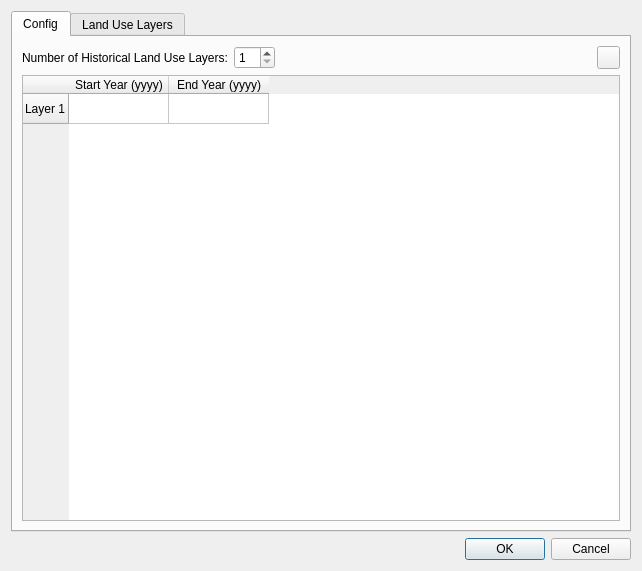
<?xml version="1.0" encoding="UTF-8"?>
<ui version="4.0">
 <class>Dialog</class>
 <widget class="QDialog" name="Dialog">
  <property name="geometry">
   <rect>
    <x>0</x>
    <y>0</y>
    <width>642</width>
    <height>571</height>
   </rect>
  </property>
  <property name="windowTitle">
   <string>Dialog</string>
  </property>
  <layout class="QVBoxLayout" name="verticalLayout">
   <item>
    <widget class="QTabWidget" name="tabWidget_historicalLandUseInput">
     <property name="currentIndex">
      <number>0</number>
     </property>
     <widget class="QWidget" name="tab_config">
      <attribute name="title">
       <string>Config</string>
      </attribute>
      <layout class="QVBoxLayout" name="verticalLayout_2">
       <item>
        <layout class="QHBoxLayout" name="horizontalLayout_nHorizons">
         <item>
          <widget class="QLabel" name="label_nLandUseLayers">
           <property name="text">
            <string>Number of Historical Land Use Layers:</string>
           </property>
          </widget>
         </item>
         <item>
          <widget class="QSpinBox" name="spinBox_nLandUseLayers">
           <property name="minimum">
            <number>1</number>
           </property>
          </widget>
         </item>
         <item>
          <spacer name="horizontalSpacer_nHorizons">
           <property name="orientation">
            <enum>Qt::Horizontal</enum>
           </property>
           <property name="sizeHint" stdset="0">
            <size>
             <width>40</width>
             <height>20</height>
            </size>
           </property>
          </spacer>
         </item>
         <item>
          <widget class="QPushButton" name="pushButton_addLandUseInputWidgets">
           <property name="minimumSize">
            <size>
             <width>23</width>
             <height>23</height>
            </size>
           </property>
           <property name="maximumSize">
            <size>
             <width>23</width>
             <height>16777215</height>
            </size>
           </property>
           <property name="toolTip">
            <string>Execute All Morphology</string>
           </property>
           <property name="autoFillBackground">
            <bool>false</bool>
           </property>
           <property name="styleSheet">
            <string notr="true">    QPushButton {
        text-align: left;
    }</string>
           </property>
           <property name="text">
            <string/>
           </property>
           <property name="icon">
            <iconset resource="resources.qrc">
             <normaloff>:/plugins/src/mhm_qgis/Resources/run.png</normaloff>:/plugins/src/mhm_qgis/Resources/run.png</iconset>
           </property>
          </widget>
         </item>
        </layout>
       </item>
       <item>
        <widget class="QTableWidget" name="tableWidget_landUseTimeInputs">
         <row>
          <property name="text">
           <string>Layer 1</string>
          </property>
         </row>
         <column>
          <property name="text">
           <string>Start Year (yyyy)</string>
          </property>
         </column>
         <column>
          <property name="text">
           <string>End Year (yyyy)</string>
          </property>
         </column>
        </widget>
       </item>
      </layout>
     </widget>
     <widget class="QWidget" name="tab_historicalLandUseInput">
      <attribute name="title">
       <string>Land Use Layers</string>
      </attribute>
      <layout class="QVBoxLayout" name="verticalLayout_3">
       <item>
        <widget class="QLabel" name="label_landUseDescription">
         <property name="text">
          <string>Select Land Use layers for different time period:</string>
         </property>
        </widget>
       </item>
       <item>
        <widget class="QScrollArea" name="scrollArea_multiLandUseLayersHost">
         <property name="widgetResizable">
          <bool>true</bool>
         </property>
         <widget class="QWidget" name="scrollAreaWidgetContents">
          <property name="geometry">
           <rect>
            <x>0</x>
            <y>0</y>
            <width>600</width>
            <height>337</height>
           </rect>
          </property>
          <layout class="QVBoxLayout" name="verticalLayout_4">
           <item>
            <layout class="QHBoxLayout" name="horizontalLayout_inputLandUseLayer1" stretch="2,1,2,6,1">
             <item>
              <widget class="QLabel" name="label_startingYearLayer1">
               <property name="text">
                <string/>
               </property>
              </widget>
             </item>
             <item>
              <widget class="QLabel" name="label_toLayer1">
               <property name="text">
                <string>to</string>
               </property>
              </widget>
             </item>
             <item>
              <widget class="QLabel" name="label_endingYearLayer1">
               <property name="text">
                <string/>
               </property>
              </widget>
             </item>
             <item>
              <widget class="QComboBox" name="comboBox_inputLandUseLayer1"/>
             </item>
             <item>
              <widget class="QPushButton" name="pushButton_browseLandUseLayer1">
               <property name="maximumSize">
                <size>
                 <width>40</width>
                 <height>16777215</height>
                </size>
               </property>
               <property name="toolTip">
                <string>Select Project Folder</string>
               </property>
               <property name="text">
                <string>...</string>
               </property>
              </widget>
             </item>
            </layout>
           </item>
           <item>
            <spacer name="verticalSpacer">
             <property name="orientation">
              <enum>Qt::Vertical</enum>
             </property>
             <property name="sizeHint" stdset="0">
              <size>
               <width>20</width>
               <height>40</height>
              </size>
             </property>
            </spacer>
           </item>
          </layout>
         </widget>
        </widget>
       </item>
       <item>
        <layout class="QHBoxLayout" name="horizontalLayout_lookupTable" stretch="1,2,0">
         <property name="topMargin">
          <number>0</number>
         </property>
         <item>
          <widget class="QLabel" name="label_lookupTable">
           <property name="text">
            <string>Lookup Table:</string>
           </property>
          </widget>
         </item>
         <item>
          <widget class="QComboBox" name="comboBox_lookupTableInput"/>
         </item>
         <item>
          <widget class="QPushButton" name="pushButton_browsecLookupTable">
           <property name="maximumSize">
            <size>
             <width>40</width>
             <height>16777215</height>
            </size>
           </property>
           <property name="toolTip">
            <string>Select Project Folder</string>
           </property>
           <property name="text">
            <string>...</string>
           </property>
          </widget>
         </item>
        </layout>
       </item>
       <item>
        <layout class="QHBoxLayout" name="horizontalLayout_mappingField" stretch="1,2">
         <property name="topMargin">
          <number>0</number>
         </property>
         <item>
          <widget class="QLabel" name="label_mappingField">
           <property name="text">
            <string>Mapping Field:</string>
           </property>
          </widget>
         </item>
         <item>
          <widget class="QComboBox" name="comboBox_mappingFieldInput"/>
         </item>
        </layout>
       </item>
       <item>
        <layout class="QHBoxLayout" name="horizontalLayout_classField" stretch="1,2">
         <property name="topMargin">
          <number>0</number>
         </property>
         <item>
          <widget class="QLabel" name="label_classField">
           <property name="text">
            <string>Class Field:</string>
           </property>
          </widget>
         </item>
         <item>
          <widget class="QComboBox" name="comboBox_classFieldInput"/>
         </item>
        </layout>
       </item>
      </layout>
     </widget>
    </widget>
   </item>
   <item>
    <widget class="QDialogButtonBox" name="buttonBox">
     <property name="orientation">
      <enum>Qt::Horizontal</enum>
     </property>
     <property name="standardButtons">
      <set>QDialogButtonBox::Cancel|QDialogButtonBox::Ok</set>
     </property>
    </widget>
   </item>
  </layout>
 </widget>
 <resources>
  <include location="resources.qrc"/>
 </resources>
 <connections>
  <connection>
   <sender>buttonBox</sender>
   <signal>accepted()</signal>
   <receiver>Dialog</receiver>
   <slot>accept()</slot>
   <hints>
    <hint type="sourcelabel">
     <x>248</x>
     <y>254</y>
    </hint>
    <hint type="destinationlabel">
     <x>157</x>
     <y>274</y>
    </hint>
   </hints>
  </connection>
  <connection>
   <sender>buttonBox</sender>
   <signal>rejected()</signal>
   <receiver>Dialog</receiver>
   <slot>reject()</slot>
   <hints>
    <hint type="sourcelabel">
     <x>316</x>
     <y>260</y>
    </hint>
    <hint type="destinationlabel">
     <x>286</x>
     <y>274</y>
    </hint>
   </hints>
  </connection>
 </connections>
</ui>
